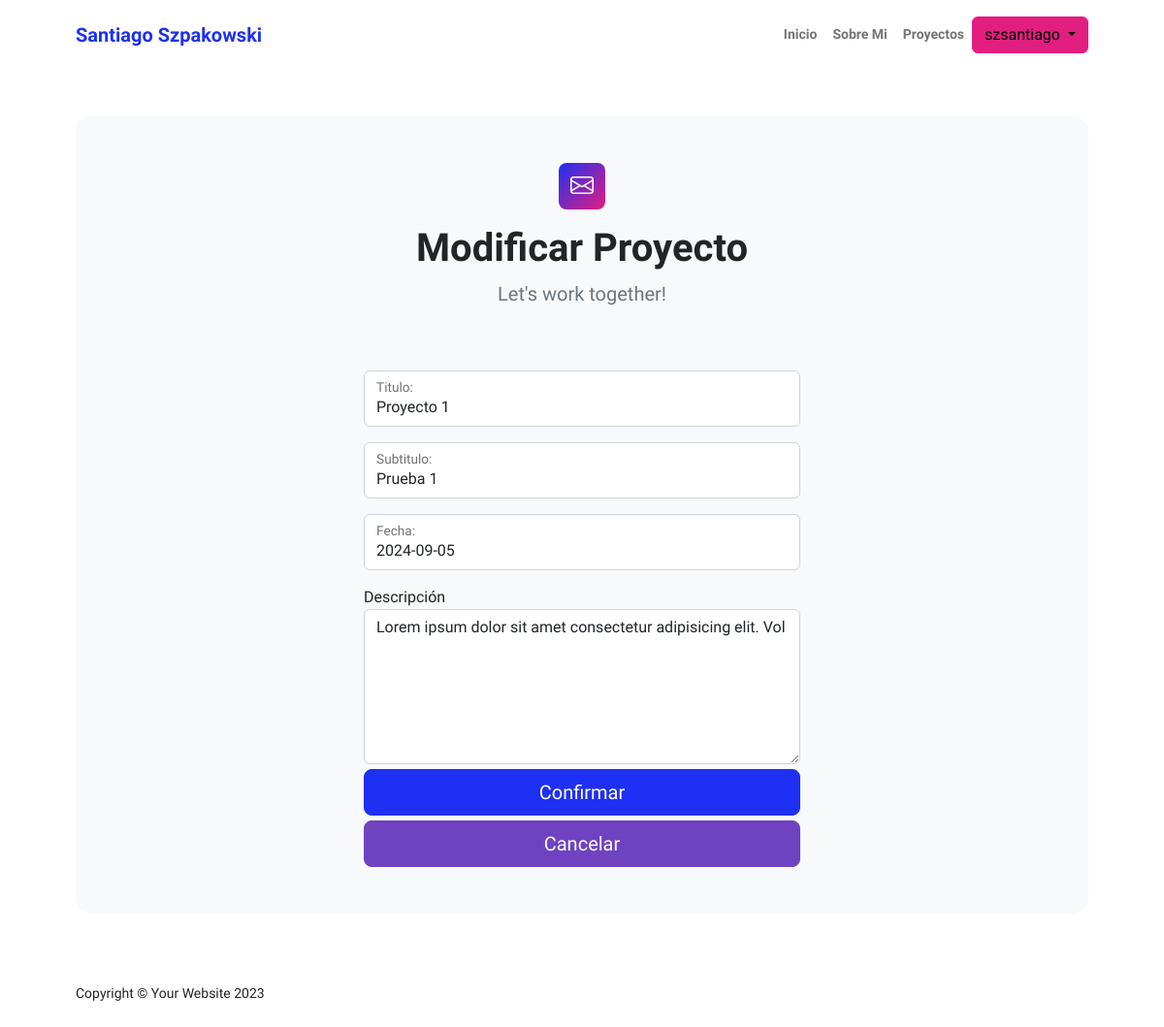
Page /modificar_proyecto/2/ (signed in) on the committed database.
### AppPrincipal/models.py (models this page shows, shortened)
class Proyecto (models.Model):
    titulo = models.CharField(max_length=40)
    subtitulo = models.CharField(max_length=40)
    descripcion = models.CharField(max_length=2000)
    fecha = models.DateField()
    imagen = models.ForeignKey('ImagenProyecto', on_delete=models.SET_NULL, null=True, blank=True, related_name='proyectos')
    autor = models.ForeignKey(Usuario, on_delete=models.CASCADE)

### AppPrincipal/views.py (the view, shortened to what this page needs)
# urls.py: path('modificar_proyecto/<int:id>/', views.ProyectoUpdateView.as_view(), name='modificarProyecto'),
class ProyectoUpdateView(LoginRequiredMixin, UpdateView):
    model = Proyecto
    fields = ['titulo', 'subtitulo', 'fecha', 'descripcion']
    template_name = 'appprincipal/modificarProyecto.html'
    context_object_name = 'proyecto'
    pk_url_kwarg = 'id'

### AppPrincipal/templatetags/form_filters1.py (called while the page is built)
@register.filter
def add_class(value, css_class):
    return value.as_widget(attrs={"class": css_class})

### AppPrincipal/templates/appprincipal/modificarProyecto.html (shortened to what this page needs)
{% extends "appprincipal/index.html" %}
{% load static %}
{% load form_filters1 %}
    {% block contenidoQueCambia %}
    <section class="py-5">
        <div class="container px-5">
            <div class="bg-light rounded-4 py-5 px-4 px-md-5">
                <div class="text-center mb-5">
                    <div class="feature bg-primary bg-gradient-primary-to-secondary text-white rounded-3 mb-3"><i class="bi bi-envelope"></i></div>
                    <h1 class="fw-bolder">Modificar Proyecto</h1>
                    <p class="lead fw-normal text-muted mb-0">Let's work together!</p>
                </div>
                <div class="row gx-5 justify-content-center">
                    <div class="col-lg-8 col-xl-6">
                        <form id="contactForm" data-sb-form-api-token="API_TOKEN" method="POST" action="{% url 'modificarProyecto' proyecto.id%}" enctype="multipart/form-data">
                            <div class="form-floating mb-3">
                                {{ form.titulo|add_class:"form-control"}}
                                {{ form.titulo.label_tag }}
                            </div>
                            <div class="form-floating mb-3">
                                {{ form.subtitulo|add_class:"form-control" }}
                                {{ form.subtitulo.label_tag }}
                            </div>
                            <div class="form-floating mb-3">
                                {{ form.fecha|add_class:"form-control" }}
                                {{ form.fecha.label_tag }}
                            </div>
                            <div class="form-group">
                                <label for="{{ form.descripcion.id_for_label }}">Descripción</label>
                                <textarea name="{{ form.descripcion.name }}" id="{{ form.descripcion.id_for_label }}"
                                        class="form-control" style="height: 10rem;">{{ form.descripcion.value }}</textarea>
                            </div>
                            <div class="d-grid"><button class="btn btn-primary btn-lg" id="submitButton" type="submit" style="margin-top: 5px;">Confirmar</button></div>
                            <div class="d-grid"><a href="{% url 'proyectos' %}" class="btn btn-primary btn-lg" id="submitButton" type="submit" style="margin-top: 5px; background-color: #6f42c1; border-color: #6f42c1;">Cancelar</a></div>
                        </form>
                    </div>
                </div>
            </div>
        </div>
    </section>
    {% endblock %}

### AppPrincipal/templates/appprincipal/index.html (shortened to what this page needs)
{% load static %}
<!DOCTYPE html>
<html lang="en">
    <head>
        <link href="https://cdn.jsdelivr.net/npm/bootstrap-icons@1.8.1/font/bootstrap-icons.css" rel="stylesheet" />
        <link href="{% static 'appprincipal/css/styles.css' %}" rel="stylesheet" />
    </head>
    <body class="d-flex flex-column h-100">
        <main class="flex-shrink-0">
            <nav class="navbar navbar-expand-lg navbar-light bg-white py-3">
                <div class="container px-5">
                    <a class="navbar-brand" href="{%url 'inicio'%}"><span class="fw-bolder text-primary">Santiago Szpakowski</span></a>
                    <div class="collapse navbar-collapse" id="navbarSupportedContent">
                        <ul class="navbar-nav ms-auto mb-2 mb-lg-0 small fw-bolder">
                            <li class="nav-item"><a class="nav-link" href="{%url 'inicio'%}">Inicio</a></li>
                            <li class="nav-item"><a class="nav-link" href="{%url 'sobremi'%}">Sobre Mi</a></li>
                            {% if request.user.is_authenticated %}
                            <li class="nav-item"><a class="nav-link" href="{%url 'proyectos'%}">Proyectos</a></li>
                            <div class="dropdown">
                                <button class="btn btn-secondary dropdown-toggle" type="button" id="dropdownMenuButton1" data-bs-toggle="dropdown" aria-expanded="false">
                                    {{ request.user.username }}
                                </button>
                            </div>
                            {% endif %}
                        </ul>
                    </div>
                </div>
            </nav>
            {% block contenidoQueCambia %}{% endblock %}
        </main>
        <footer class="bg-white py-4 mt-auto">
            <div class="container px-5">
                <div class="row align-items-center justify-content-between flex-column flex-sm-row">
                    <div class="col-auto"><div class="small m-0">Copyright &copy; Your Website 2023</div></div>
                </div>
            </div>
        </footer>
    </body>
</html>

### rows in the picture
Proyecto: titulo "Proyecto 1", subtitulo "Prueba 1", fecha "2024-09-05", descripcion "Lorem ipsum dolor sit amet consectetur adipisicing elit. Vol"

### other values in the picture
{{ request.user.username }} "szsantiago"
